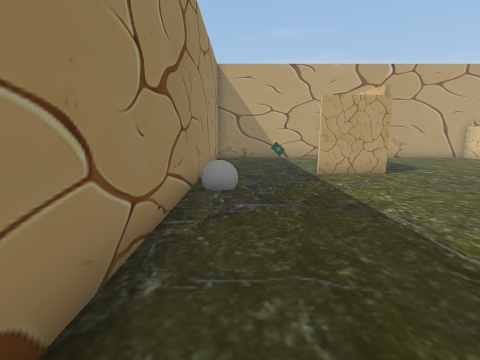
[1] (above)

14 first-person views from a walk through a scene from a Unity 3-D project. The camera is 1.5 m above the floor, tilts 10° down and sees 85° across. The floor is counted in squares, 1 m on a side. Each view is taken from the middle of a square. On the plan, view 1 faces up. The plan holds only what a view shows up to about 14 squares ahead; the rest is blank. Some surface patterns are stand-ins.

[2]
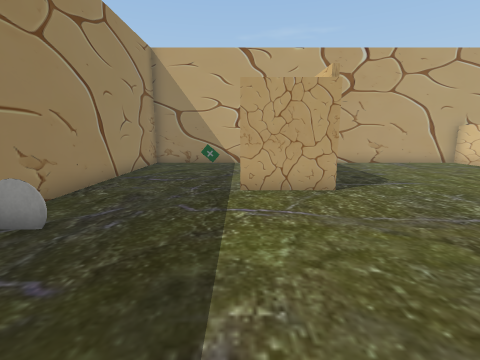

[3]
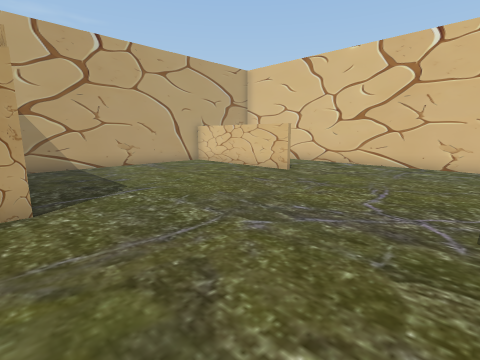

[4]
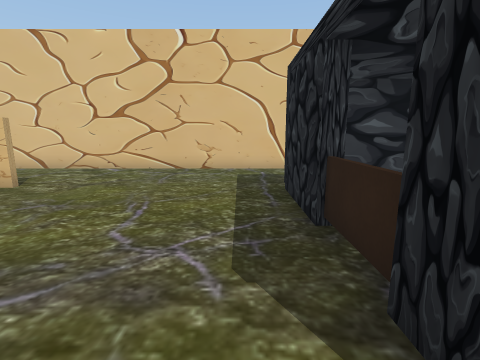

[5]
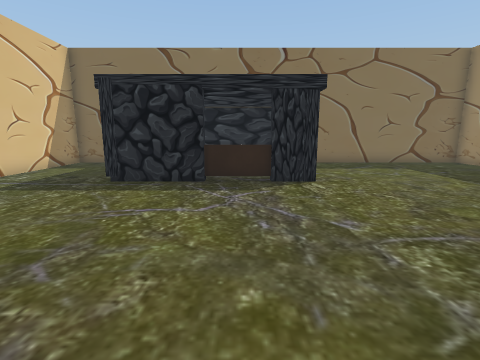

[6]
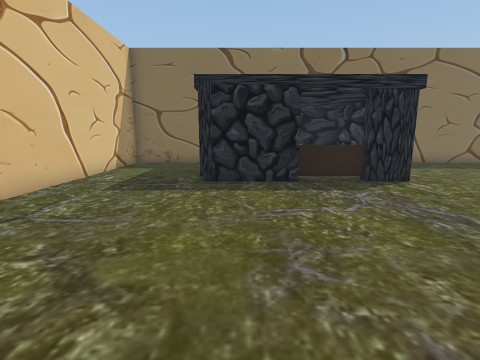

[7]
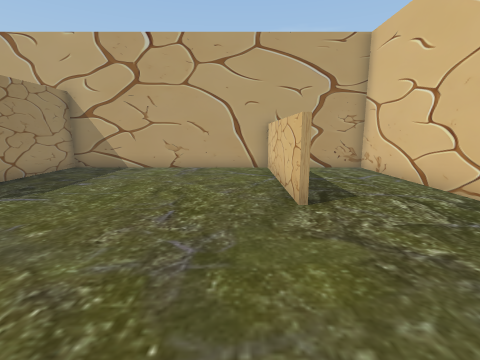

[8]
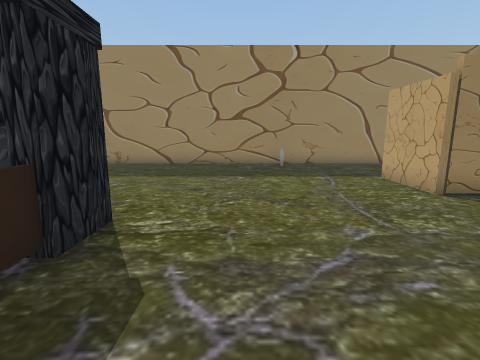

[9]
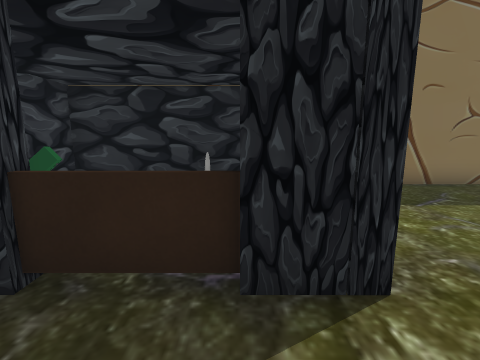

[10]
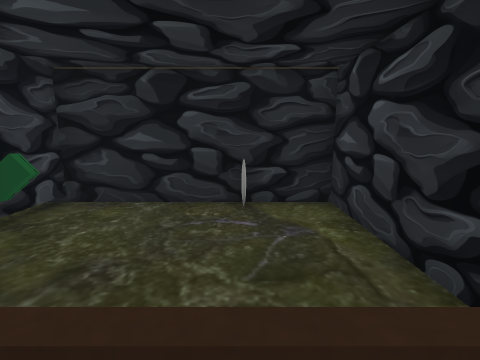

[11]
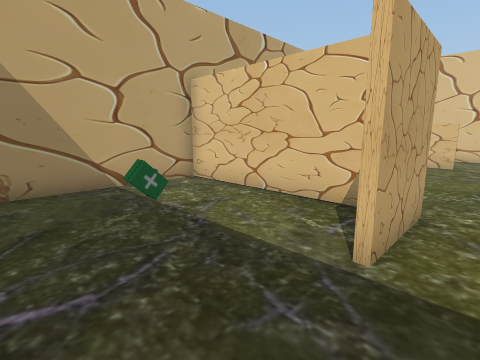

[12]
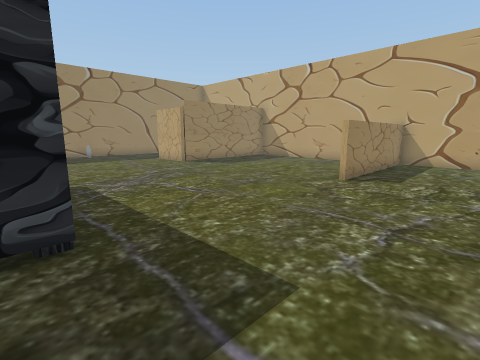

[13]
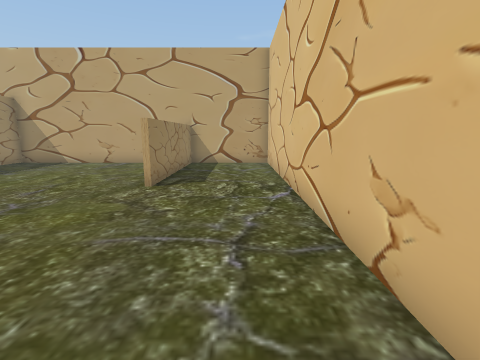

[14]
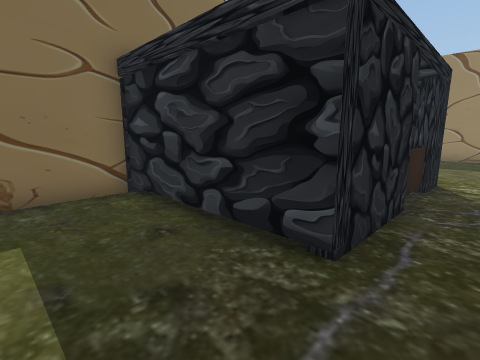

### Floor plan
Points are (right, up) in squares from view 1. A wall is a line through its corners. A room is listed if a view was taken in it or the views show most of it. See-through windows are left out.
Room 1 (views 1, 2, 3, 4, 5, 6, 7, 8, 9, 10, 11, 12, 13, 14)
walls: (5.6, 11) (5.6, 9.9) (3, 9.9); (5.4, 10.9) (5.4, 16.8); (9, 2.9) (9, 2.2); (7.5, 2.8) (14.3, 2.8) (14.3, -2.7) (18.5, -2.7) (18.5, 16.7) (-1.4, 16.7) (-1.4, -2.7) (6, -2.7); (14.3, 10.4) (14.3, 16.8); (11.1, 2.2) (11.1, 2.9); (5.6, 16.8) (5.6, 13); (14.5, 16.8) (14.5, 10.4)
low walls: (0, 7) (-0.5, 6.9); (-0.2, 6.9) (-1, 7)
objects: other object (2, 13)
Room 2 (no view inside)
walls: (8, 2.2) (8, -2.7) (13.9, -2.7) (13.9, 1.4)
objects: other object (13, -1)

Positions as (right, up) in squares from view 1, and headings:
1: (0, 0), facing up
2: (3, 3), facing up
3: (5, 4), facing up-right
4: (7, 4), facing right
5: (10, 11), facing down
6: (13, 11), facing down
7: (13, 5), facing up
8: (12, 5), facing left
9: (9, 5), facing down
10: (10, 3), facing down
11: (0, 9), facing up-right
12: (18, 2), facing up-left
13: (17, 3), facing up
14: (17, 4), facing down-left
